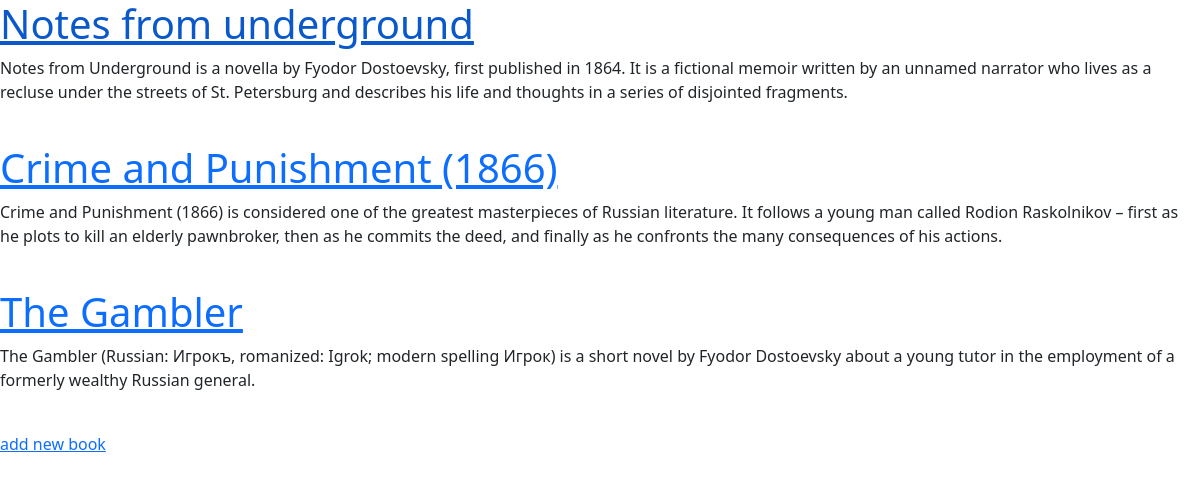
/books/, run on an earlier commit of the app's database.
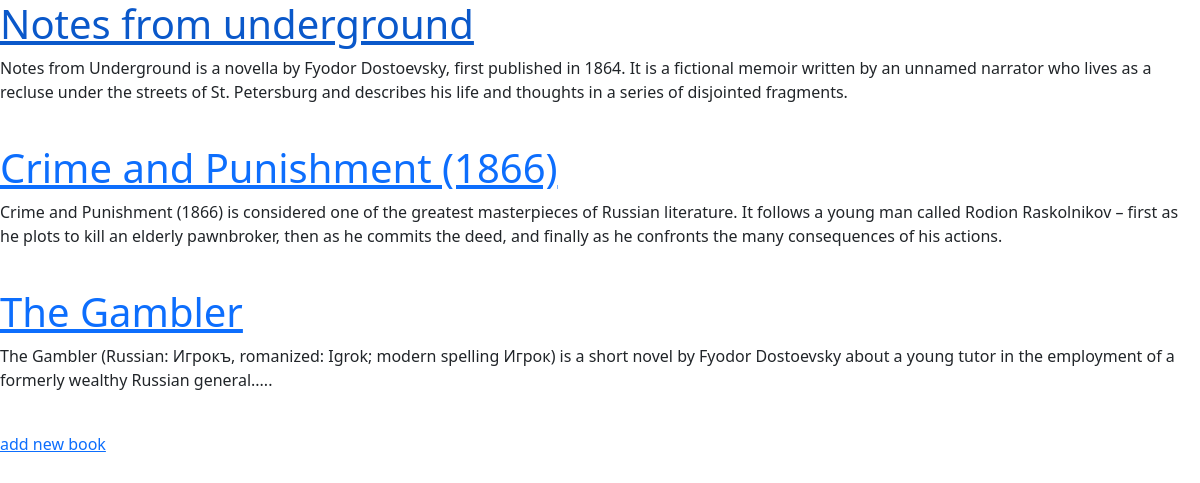
And on a later commit of the database.
### books/models.py (models this page shows, shortened)
class Book(models.Model):
    title = models.CharField(max_length=200)
    author = models.CharField(max_length=200)
    description = models.TextField()
    price = models.DecimalField(max_digits=5, decimal_places=2)
    def get_absolute_url(self):
        return reverse('book_detail', args={self.id})

### books/views.py (the view)
# urls.py: path('', BookListView.as_view(), name='book_list'),
class BookListView(generic.ListView):
    model = Book
    template_name = 'books/book_list.html'
    context_object_name = 'books'

### books/templates/books/book_list.html (shortened to what this page needs)
{% extends '_base.html' %}
{% block content %}
    {% for book in books  %}
        <a href="{{ book.get_absolute_url }}"><h1>{{ book.title }}</h1></a>
        <p>{{ book.description }}</p>
        <br>
    {% endfor %}
    <a href="{% url 'book_create' %}">add new book</a>
{% endblock %}

What changed in the data, as far as the page shows it:
changed Book "The Gambler": description "…a formerly wealthy Russian general." → "…a formerly wealthy Russian general....."
